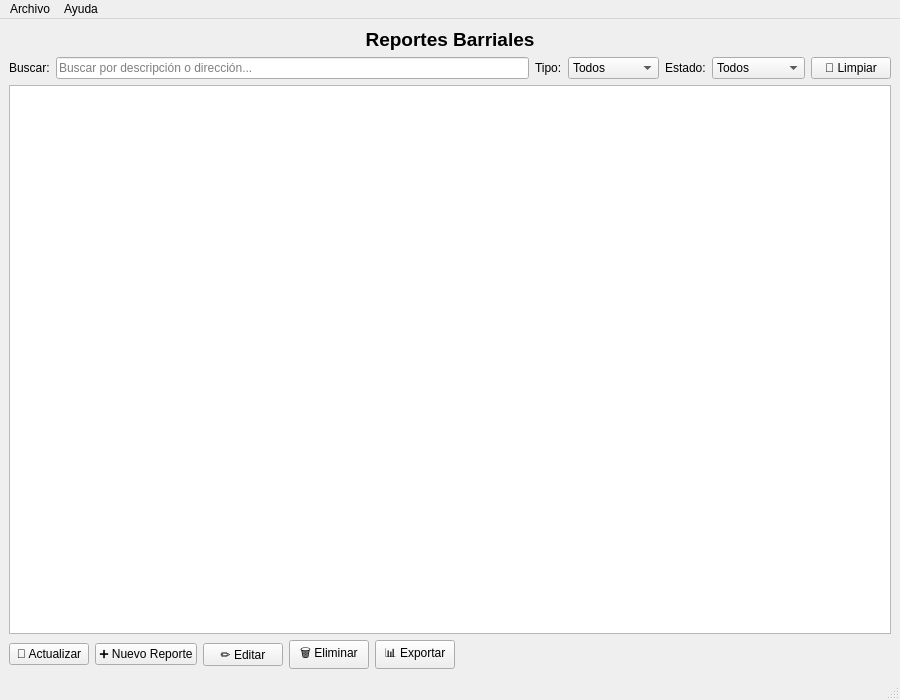
<?xml version="1.0" encoding="UTF-8"?>
<ui version="4.0">
 <class>MainWindow</class>
 <widget class="QMainWindow" name="MainWindow">
  <property name="geometry">
   <rect>
    <x>0</x>
    <y>0</y>
    <width>900</width>
    <height>700</height>
   </rect>
  </property>
  <property name="windowTitle">
   <string>Sistema de Relevamiento Barrial</string>
  </property>
  <widget class="QWidget" name="centralwidget">
   <layout class="QVBoxLayout" name="verticalLayout">
    <item>
     <widget class="QLabel" name="label">
      <property name="font">
       <font>
        <pointsize>14</pointsize>
        <weight>75</weight>
        <bold>true</bold>
       </font>
      </property>
      <property name="text">
       <string>Reportes Barriales</string>
      </property>
      <property name="alignment">
       <set>Qt::AlignCenter</set>
      </property>
     </widget>
    </item>
    <item>
     <layout class="QHBoxLayout" name="horizontalLayout_filtros">
      <item>
       <widget class="QLabel" name="label_buscar">
        <property name="text">
         <string>Buscar:</string>
        </property>
       </widget>
      </item>
      <item>
       <widget class="QLineEdit" name="txt_buscar">
        <property name="placeholderText">
         <string>Buscar por descripción o dirección...</string>
        </property>
       </widget>
      </item>
      <item>
       <widget class="QLabel" name="label_filtro_tipo">
        <property name="text">
         <string>Tipo:</string>
        </property>
       </widget>
      </item>
      <item>
       <widget class="QComboBox" name="cb_filtro_tipo">
        <item>
         <property name="text">
          <string>Todos</string>
         </property>
        </item>
        <item>
         <property name="text">
          <string>Basura</string>
         </property>
        </item>
        <item>
         <property name="text">
          <string>Iluminación</string>
         </property>
        </item>
        <item>
         <property name="text">
          <string>Bache</string>
         </property>
        </item>
        <item>
         <property name="text">
          <string>Agua</string>
         </property>
        </item>
        <item>
         <property name="text">
          <string>Otro</string>
         </property>
        </item>
       </widget>
      </item>
      <item>
       <widget class="QLabel" name="label_filtro_estado">
        <property name="text">
         <string>Estado:</string>
        </property>
       </widget>
      </item>
      <item>
       <widget class="QComboBox" name="cb_filtro_estado">
        <item>
         <property name="text">
          <string>Todos</string>
         </property>
        </item>
        <item>
         <property name="text">
          <string>Pendiente</string>
         </property>
        </item>
        <item>
         <property name="text">
          <string>En Proceso</string>
         </property>
        </item>
        <item>
         <property name="text">
          <string>Resuelto</string>
         </property>
        </item>
       </widget>
      </item>
      <item>
       <widget class="QPushButton" name="btn_limpiar_filtros">
        <property name="text">
         <string>🧹 Limpiar</string>
        </property>
       </widget>
      </item>
     </layout>
    </item>
    <item>
     <widget class="QTableWidget" name="tabla_reportes">
      <property name="alternatingRowColors">
       <bool>true</bool>
      </property>
      <property name="selectionBehavior">
       <enum>QAbstractItemView::SelectRows</enum>
      </property>
      <property name="sortingEnabled">
       <bool>true</bool>
      </property>
     </widget>
    </item>
    <item>
     <layout class="QHBoxLayout" name="horizontalLayout">
      <item>
       <widget class="QPushButton" name="btn_actualizar">
        <property name="text">
         <string>🔄 Actualizar</string>
        </property>
       </widget>
      </item>
      <item>
       <widget class="QPushButton" name="btn_nuevo">
        <property name="text">
         <string>➕ Nuevo Reporte</string>
        </property>
       </widget>
      </item>
      <item>
       <widget class="QPushButton" name="btn_editar">
        <property name="text">
         <string>✏️ Editar</string>
        </property>
       </widget>
      </item>
      <item>
       <widget class="QPushButton" name="btn_eliminar">
        <property name="text">
         <string>🗑️ Eliminar</string>
        </property>
       </widget>
      </item>
      <item>
       <widget class="QPushButton" name="btn_exportar">
        <property name="text">
         <string>📊 Exportar</string>
        </property>
       </widget>
      </item>
      <item>
       <spacer name="horizontalSpacer">
        <property name="orientation">
         <enum>Qt::Horizontal</enum>
        </property>
        <property name="sizeHint" stdset="0">
         <size>
          <width>40</width>
          <height>20</height>
         </size>
        </property>
       </spacer>
      </item>
     </layout>
    </item>
   </layout>
  </widget>
  <widget class="QMenuBar" name="menubar">
   <property name="geometry">
    <rect>
     <x>0</x>
     <y>0</y>
     <width>900</width>
     <height>21</height>
    </rect>
   </property>
   <widget class="QMenu" name="menuArchivo">
    <property name="title">
     <string>Archivo</string>
    </property>
    <addaction name="actionSalir"/>
   </widget>
   <widget class="QMenu" name="menuAyuda">
    <property name="title">
     <string>Ayuda</string>
    </property>
    <addaction name="actionAcerca_de"/>
   </widget>
   <addaction name="menuArchivo"/>
   <addaction name="menuAyuda"/>
  </widget>
  <widget class="QStatusBar" name="statusbar"/>
  <action name="actionSalir">
   <property name="text">
    <string>Salir</string>
   </property>
  </action>
  <action name="actionAcerca_de">
   <property name="text">
    <string>Acerca de</string>
   </property>
  </action>
 </widget>
 <resources/>
 <connections/>
</ui>
